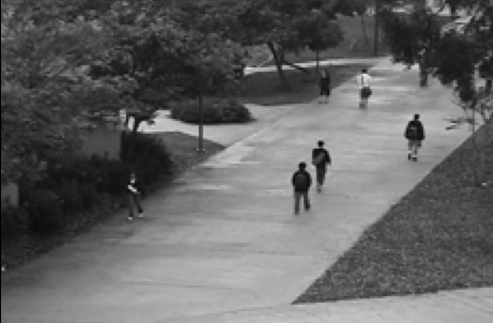
#> input picture instructor/quizzes/week 10/peds/ped1.png, 493 x 323 px; its folder holds only this picture in this run
$ jupyter execute pca_math.ipynb
#> lines starting #> are read from the running program, lines starting #| are printed output that depends on the picture; long printed decimals are rounded
## The Linalg Library of Numpy

The Numpy library ships with [np.linalg](https://numpy.org/doc/stable/reference/routines.linalg.html) package which lets us compute many properties of matrices.

For example, we can compute the determinant of a square matrix by using [np.linalg.det()](https://numpy.org/doc/stable/reference/generated/numpy.linalg.det.html).

[cell 1]
import numpy as np

[cell 2]
A = np.array([[2, 0, 1],
              [1, 3, 4],
              [0, 2, 1]])


# This computes the determinant
print(np.linalg.det(A))

We can compute the inverse of a matrix by using [np.linalg.inv()](https://numpy.org/doc/stable/reference/generated/numpy.linalg.inv.html).

[cell 3]
# This computes the inverse
print(np.linalg.inv(A))

We can compute the eigenvalues and eigenvectors of a matrix using [np.linalg.eig()](https://numpy.org/doc/stable/reference/generated/numpy.linalg.eig.html).

[cell 4]
# This computes the eigenvalues and eigenvectors
eigenvalues, eigenvectors = np.linalg.eig(A)
print("The eigenvalues are\n", eigenvalues)
print("The eigenvectors are\n", eigenvectors)

We can conduct Singular Value Decomposition (SVD) using NumPy's  [np.linalg.svd()](https://numpy.org/doc/stable/reference/generated/numpy.linalg.svd.html).

[cell 5]
# This conduct svd decomposition
U, S, Vt = np.linalg.svd(A)
print("\nLeft Singular Vectors U:", U)

print("\nSingular Values S:", S)

print("\nRight Singular Vectors Vt:", Vt)

## Singular Value Decomposition
The Singular-Value Decomposition, or SVD for short, will decompose a real or complex $N × D$ matrix $\mathbf{X}$ of rank $r$ as follows:

$$\mathbf{X}= \mathbf {US V^{T}}$$

In many applications  $N \ge D$, but SVD can be used for any matrix $\mathbf{X}$. For example, in computer vision and image processing tasks we sometimes have $D \ge N$.

The matrix $\mathbf{S}$ contains the nonnegative <b>singular values</b> of $\mathbf{X}$, with diagonal entries ${\sigma _{i}}$ else $0$, the entries are ordered by importance in descending order with respect to $i$, i.e:

$$\sigma _{1}>\sigma _{2},..>\sigma _{r}$$

The matrix $\mathbf {U}$ is $NxD$ and  has the orthornormal columns  $\mathbf{u}_{1}, ..., \mathbf{u}_{D} $ called the <b>left singular vectors</b>.

The matrix $\mathbf {V}$ is $DxD$ and has the orthornormal columns $\mathbf{v}_{1}, ..., \mathbf{v}_{D}$ called the <b>right singular vectors</b>  (note  that $\mathbf{V}$ transpose, $\mathbf {V^{T}}$ is returned as output in numpy's `svd` function).

 SVD decomposition returns the full shape of a non-square matrix, the non colored  parts of the decomposition **N-D** terms in the matrix U are zeros, we see many of the squares are redundant.


Consider the matrix $\mathbf{X}$:

[cell 6]
X=np.array([[1.0,2],[2,1],[3,3]])

We can perform SVD on any matrix in numpy by using the function `svd` from `numpy.linalg`:

[cell 7]
U, s, VT =np.linalg.svd(X, full_matrices=False)

When $\mathbf{X}$ is a 2D array, it is factorized as $U\times np.diag(s)\times V^T$, where $U$ and $V^T$ are 2D orthogonal  matrices  and $s$ is an 1D array of $\mathbf{X}$'s singular values. When $\mathbf{X}$ is higher-dimensional (such as sparse matrices), the parameter ```full_matrices=False```, the skinny SVD is used and the zero elements are dropped. This can be summarized in the following image:

We have the <b>left singular vectors</b> of $\mathbf{X}$:

[cell 8]
U

We have the <b>singular values</b> of $\mathbf{X}$, as the output is an 1-D array we use the function ```np.diag``` to convert the output into a diagonal matrix:

[cell 9]
S=np.diag(s)
S

Finally we have the <b>right singular vectors</b> of $\mathbf{X}$, as the output is transposed they are the rows of matrix ```VT```:

[cell 10]
VT

We can reconstruct the matrix $\mathbf{X}$:

[cell 11]
X_=U@S@VT
X_=np.round(X_)
X

It may be more intuitive if you think of SVD reconstructing the matrix as a linear combination of $r$ rank-1 matrices and the associated singular values ($r$ is the rank of $\mathbf{X}$):
$$\mathbf{X}=\sum_{i=1}^{r}\sigma_i\mathbf{u}_i\mathbf{v}_i^{T}$$

[cell 12]
X_2=s[0]*U[:,0:1]@VT[0:1,:]+s[1]*U[:,1:2]@VT[1:2,:]
X_2

The same matrix is returned!

NumPy's `numpy.linalg.svd()` function computes the full SVD by default. If you're working with large matrices and only need a reduced-rank approximation, you can use other techniques like truncated SVD or randomized SVD. However, `numpy.linalg.svd()` provides the full SVD decomposition.

## Large-scale data with Randomized SVD

Randomized SVD approximates the singular value decomposition using random sampling techniques. You can use randomized algorithms like randomized SVD implementations from the `scipy.linalg` module or other libraries like scikit-learn. Here's how you can use the `scipy.linalg.svd` function with the full_matrices parameter set to False to perform randomized SVD:

[cell 13]
from scipy.linalg import svd

# Perform randomized SVD
U_rand, S_rand, Vt_rand = svd(A, full_matrices=False)

# Reconstruct the original matrix using the randomized parts
reconstructed_A_rand = np.dot(U_rand, np.dot(np.diag(S_rand), Vt_rand))

print("Original Matrix A:")
print(A)

print("\nRandomized Left Singular Vectors U:")
print(U_rand)

print("\nRandomized Singular Values S:")
print(S_rand)

print("\nRandomized Right Singular Vectors V^T:")
print(Vt_rand)

print("\nReconstructed Matrix from Randomized SVD:")
print(reconstructed_A_rand)

Ensure you have installed SciPy library to use `scipy.linalg.svd`. The randomized SVD approach provides an approximate decomposition with reduced computational cost compared to the full SVD. Adjusting the parameters and algorithm choices might be necessary based on the specific requirements and characteristics of your data.

## High dimensional data with Truncated  SVD

When dealing with high-dimensional data we often do not need to produce all the principal directions. Truncated SVD can be much more efficient.

If we just keep the most important "ingredients" of $\mathbf{X}$, we can approximate $\mathbf{X}$ by a weighted sum of $L$ rank-1 matrices where  $L<r$:

$$\mathbf{X}\approx\sum_{i=1}^{L}\sigma_i\mathbf{u}_i\mathbf{v}_i^{T}$$

Summarized in the following image:

$$\mathbf{X} \approx \mathbf{U}_{:,1:L} \mathbf{S}_{1:L,1:L} \mathbf{V}_{1:L,:}^{T}$$

[cell 14]
# Truncate to top k components
L = 2
U_truncated = U[:, :L]
S_truncated = S[:L]
Vt_truncated = VT[:L, :]

We can use the singular values to determine the reconstruction error, similar to the **cumulative explained variance**, we will go into the exact relationship later. The term is given by:

$$C(L)=\dfrac{\sum_{i=1}^{L}\sigma_i}{\sum_{i=1}^{r}\sigma_i}$$

[cell 15]
print(f"With {L} singular value and its corresponding singular vectors, {s[0:L]/s.sum()} variance of X is explained")

### Truncated SVD in Sklearn

Truncated SVD  performs **linear  PCA**, a method of dimensionality reduction. Contrary to PCA, this estimator does not center the data before computing the singular value decomposition. This means it can work with sparse matrices efficiently. We will explore the relationship between PCA and SVD later on.

Some important parameters in `sklearn.decomposition.TruncatedSVD` that are worth noting:

- `n_components`: int, default=2; Desired dimensionality of output data. If algorithm=’arpack’, must be strictly less than the number of features. If algorithm=’randomized’, must be less than or equal to the number of features. The default value is useful for visualisation.

- `algorithm`: {‘arpack’, ‘randomized’}, default=’randomized’; SVD solver to use. Either “arpack” for the ARPACK wrapper in SciPy (scipy.sparse.linalg.svds), or “randomized” for the randomized algorithm due to [Halko (2009)](https://arxiv.org/abs/0909.4061?utm_medium=Exinfluencer&utm_source=Exinfluencer&utm_content=000026UJ&utm_term=10006555&utm_id=NA-SkillsNetwork-Channel-SkillsNetworkCoursesIBMML0187ENSkillsNetwork821-2023-01-01).

- `n_iter`: int, default=5; Number of iterations for randomized SVD solver. Not used by ARPACK. The default is larger than the default in [randomized_svd](https://scikit-learn.org/stable/modules/generated/sklearn.utils.extmath.randomized_svd.html?utm_medium=Exinfluencer&utm_source=Exinfluencer&utm_content=000026UJ&utm_term=10006555&utm_id=NA-SkillsNetwork-Channel-SkillsNetworkCoursesIBMML0187ENSkillsNetwork821-2023-01-01#sklearn.utils.extmath.randomized_svd) to handle sparse matrices that may have large slowly decaying spectrum.

_Read more in the scikit-learn documentation of [TruncatedSVD](https://scikit-learn.org/stable/modules/generated/sklearn.decomposition.TruncatedSVD.html?utm_medium=Exinfluencer&utm_source=Exinfluencer&utm_content=000026UJ&utm_term=10006555&utm_id=NA-SkillsNetwork-Channel-SkillsNetworkCoursesIBMML0187ENSkillsNetwork821-2023-01-01)._

First we create a ```TruncatedSVD``` object setting ```n_components=1``` this is analogous to ```L=1``` :

[cell 16]
# import truncatedSVD
from sklearn.decomposition import TruncatedSVD

svd_ = TruncatedSVD(n_components=1, random_state=42)

# fit_transform behaves like the projections onto the principle components
Z = svd_.fit_transform(X)
print(Z)

# inverse_transform behaves like the reconstruction from the principle components
X_reconstructed = svd_.inverse_transform(Z)
X_reconstructed

## Low-rank approximation using SVD

Matrix factorization methods have many applications in machine learning. SVD enables us to produce a low-rank approximation of a matrix.

[cell 17]
from sklearn.datasets import load_sample_images
import matplotlib.pyplot as plt
dataset = load_sample_images()
#> dataset = 3 items
first_img_data = dataset.images[1]
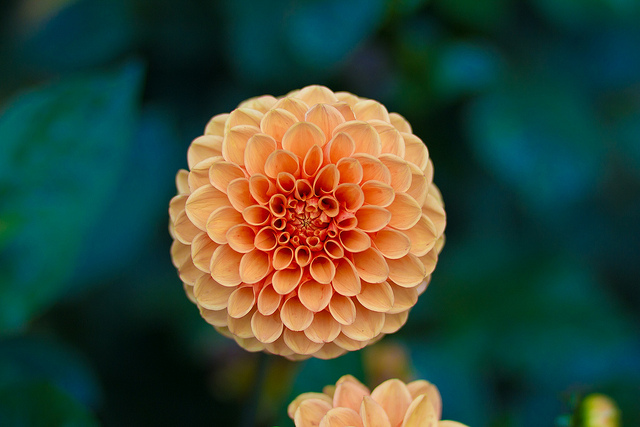
#> first_img_data: shape (427, 640, 3); mean R, G, B 55.1, 73.6, 57
x = first_img_data[:,:,1]
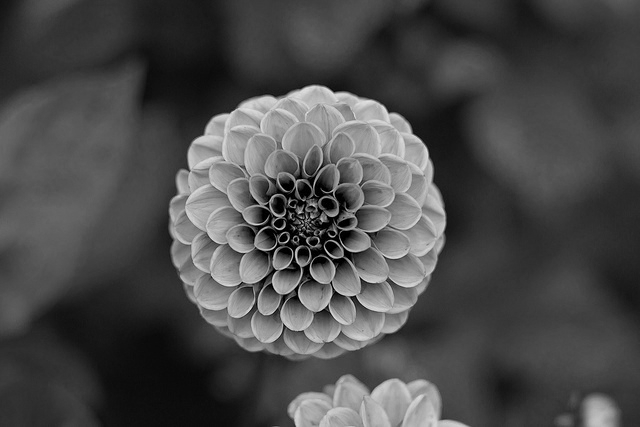
#> x: shape (427, 640); min 0, max 229, mean 73.6
print(x.shape)
#| (427, 640)
plt.imshow(x)
plt.show()

[cell 18]
u,s,vt = np.linalg.svd(x, full_matrices=False)
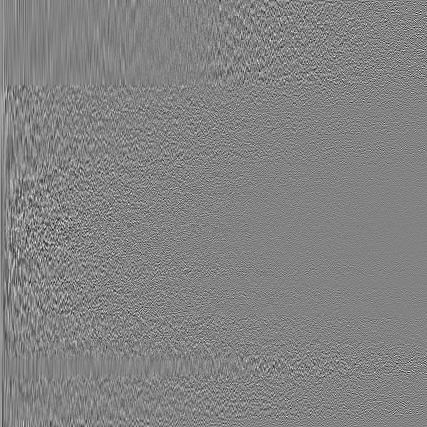
#> u: shape (427, 427) float64; min -0.295, max 0.28, mean 0.000107; drawn with min black and max white
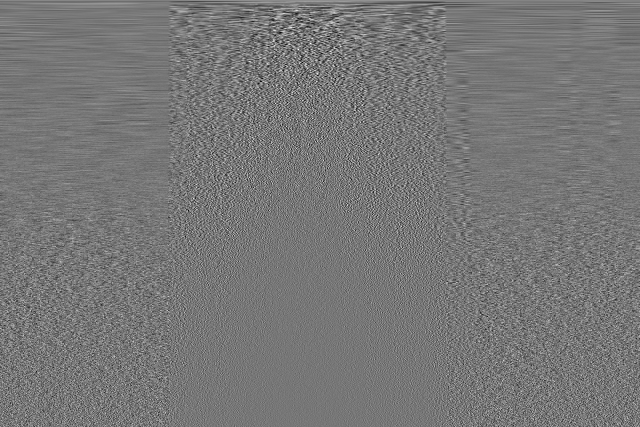
#> vt: shape (427, 640) float64; min -0.255, max 0.291, mean 0.000125; drawn with min black and max white
#> s = 427 values, max 41406.5 at index 0, min 3.95 at index 426, mean 393.5
#if the shape was x*y now we need to store x*rank + rank*y
rank = 20
uh, sh, vth = u[:,:rank], s[:rank], vt[:rank, :]      #slice the singular values for low dimentional storage
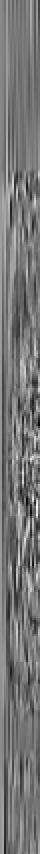
#> uh: shape (427, 20) float64 (shown 2 times larger); min -0.186, max 0.218, mean 0.00249; drawn with min black and max white
#> sh = 20 values, max 41406.5 at index 0, min 1371.1 at index 19, mean 5030.5
xh = uh @ np.diag(sh) @vth
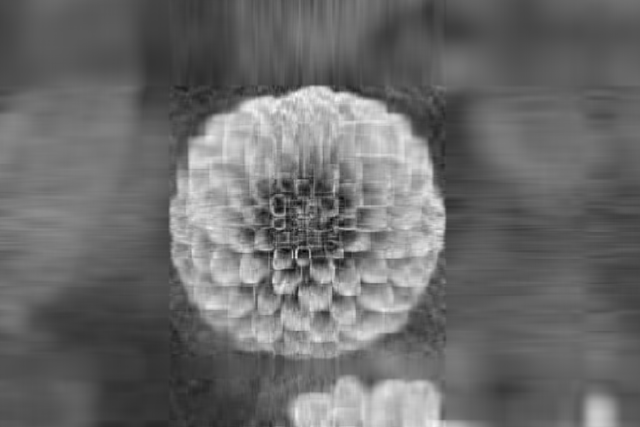
#> xh: shape (427, 640) float64; min -47.12, max 240.3, mean 73.6; drawn with min black and max white
#plt.imshow(vth)
#plt.imshow(uh @ np.diag(sh))
plt.imshow(xh)
plt.show()
print(f'compression: from {np.prod(x.shape)} to {rank*np.sum(x.shape)} \ncompression factor: {rank*np.sum(x.shape)/np.prod(x.shape)}')
#| compression: from 273280 to 21340
#| compression factor: 0.07809
x.shape
#> Out = (427, 640)

### Background Model using  Trucated SVD

In this section you will use SVD for developing a Background Model.

Background subtraction is a widely used approach to detect moving objects in a sequence of frames from static cameras. The base in this approach is detecting moving objects from the differences between the current frame and reference frame, which is often called 'Background Image' or 'Background Model'.

The function ```get_data_Matrix```  will create a Design  matrix ```X``` where each row corresponds to a flattened image of a sidewalk with pedestrians recorded by a camera.

```Length``` and ```Width``` are the rectangular dimensions of the image. We will use SVD to remove the pedestrians:

### Defining Helper functions

[cell 19]
def get_data_Matrix (mypath="peds"):
#> called with mypath = 'peds'
    cwd = getcwd()

    mypath=join(cwd,mypath)
    files = [ join(mypath,f) for f in listdir(mypath) if isfile(join(mypath, f)) and f.startswith("ped")]

    # Sort files by numeric order (ped1, ped2, etc.)
    import re
    def extract_number(filename):
        match = re.search(r'ped(\d+)', filename)
        return int(match.group(1)) if match else 0
    files = sorted(files, key=extract_number)

    print(f"Number of files found: {len(files)}")

    if len(files) == 0:
        raise FileNotFoundError(f"No valid image files found in {mypath}")

    # Read image and convert to grayscale
    img = Image.open(files[0]).convert('L')
    I=np.array(img)
    # Output Images

    Length,Width=I.shape
#> Length = 323; Width = 493

    X=np.zeros((len(files),Length*Width))
    for i,file in enumerate(files):
        img = Image.open(file).convert('L')
        I=np.array(img)
        X[i,:]=I.reshape(1,-1)
    return X,Length,Width

[cell 20]
from os import listdir,getcwd
from os.path import isfile, join
from PIL import Image
from random import randint


X,Length,Width=get_data_Matrix(mypath="peds")
#> Length = 323; Width = 493

[cell 21]
X.shape, Length, Width
#> Out = ((1, 159239), 323, 493)

[cell 22]
## plotting the random images from the matrix
for i in range(5):
    frame=randint(0, X.shape[0]-1)
    plt.imshow(X[randint(0, X.shape[0]-1),:].reshape(Length,Width),cmap="gray")
    plt.title("frame: "+str(frame))
    plt.show()
#> this loop made 5 passes
#> pass 1, `plt.show()`:
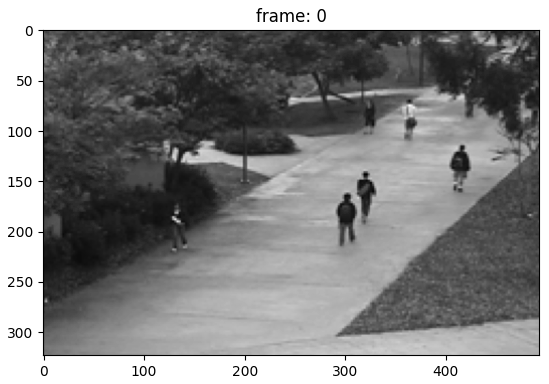
#> figure drawn by matplotlib, 1 panel

We perform SVD on the images:

[cell 23]
U, s, VT =np.linalg.svd(X, full_matrices=False)
#> U = [-1]; s = [44883.2]
S=np.diag(s)
#> S = [44883.2]

We can reconstruct the image using Truncated SVD with ```L=1``` and assign the result to to ```Xhat```:

[cell 24]
L=1
Xhat=U[:,:L]@S[0:L,0:L]@VT[:L,:]

If we plot the first image, we will see the pedestrians are gone:

[cell 25]
plt.imshow(Xhat[0,:].reshape(Length,Width),cmap="gray")
plt.title('Truncated SVD L=1')
plt.show()

Reshape the 5 random rows of ```Xhat``` and plot them as images.

[cell 26]
for i in range(5):
    frame=randint(0, X.shape[0]-1)
    plt.imshow(Xhat[randint(0, X.shape[0]-1),:].reshape(Length,Width),cmap="gray")
    plt.title("frame: "+str(frame))
    plt.show()

Plot the Cumulative explained variance against the number of singular values $L$.

[cell 27]
plt.plot(np.cumsum(s)/s.sum())
plt.xlabel('L')
plt.title('Cumulative explained  singular value')
plt.show()
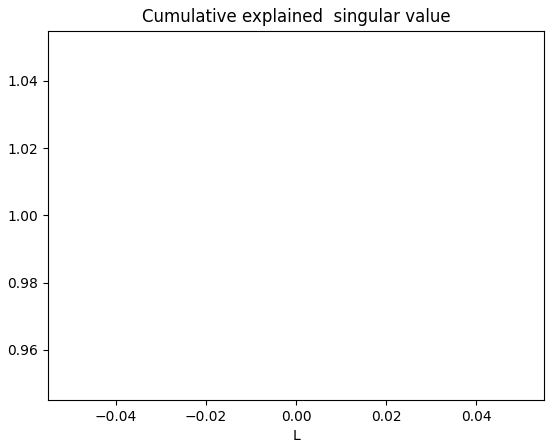
#> figure drawn by matplotlib, 1 panel

[cell 28]
# Perform Truncated SVD with ```L=10``` and plot 5 random rows of Xhat.
L=10
Xhat=U[:,:L]@S[0:L,0:L]@VT[:L,:]
for i in range(5):
    frame=randint(0, X.shape[0]-1)
    plt.imshow(Xhat[randint(0, X.shape[0]-1),:].reshape(Length,Width),cmap="gray")
    plt.title("frame: "+str(frame))
    plt.show()

##  Principal Component Analysis (PCA) with  eigen decomposition `np.linalg.eigh`
Consider having $N$ samples with $D$ features in $X \in \!R^{N \times D}$, with $D < N$.
In PCA we try to find an orthonormal transformation of data to a new coordinate. Using orthonormal $W \in \!R^{D \times D'}$ for the purpose we want
the projection to the first coordinate, have the highest variance, the second coordinate have the second highest and so on ...
Writing $X W$ for the coordinate transform, each column of $W$ denoted by $w$ maps $X$ to one of these coordinates; so the first coordinate is $X w_1 = z_1 \in \!R^{n}$.
Maximizing the variance of projections in $z_1$ we get:
$$
\max_{w_1, ||w_1||_2=1} \frac{1}{N} z_1^\top z_1 = \max_{w_1, ||w_1||_2=1} \frac{1}{N} w_1^\top X^\top X w_1
$$
The constraint on the norm of $w_1$ comes from orthonormality of $W$ and in maximizing variance this way we have assumed each feature in $X$ has a zero mean.
In the above equation $\Sigma = \frac{1}{N} X^\top X$ is called *covariance matrix* (recall from the multivariate Gaussian lecture).
Covariance matrix is *positive semi-definite and symmetric*. Such matrices can be decomposed as
$\Sigma = Q \Lambda Q^\top$ where $Q$ is orthonormal, containing eigenvectors, and $\Lambda$ has eigenvalues $\lambda_1,\ldots,\lambda_d$ on its diagonal. The maximization above becomes
$$
\max_{||w_1||_2=1} w_1^\top Q \Lambda Q^\top w_1 = \lambda_1
$$
where the maximizing $w_1$ is the first eigenvector $Q_{:,1}$. Similarly the second principal direction is the second eigenvector of the covariance matrix $C$, and so on ...
So eigenvectors give us the new coordinates, and since they are unit length we can project to them using product $X Q$.

Dimensionality reduction amounts to using the first $D' < D$ component in the new coordinates $X Q_{:,:D'}$, instead of $X$.
If we want to see what the compressed data looks like in the original coordinates we can use $Q^\top$ to move back to the original coordinate. In other words $||X - X Q_{:,:c} Q_{:,:c}^\top||_F$ gives us our compression error.

Let's create simple 2D data and extract and perform PCA

[cell 29]
N = 20
x0 = np.random.randn(N) #first row of x
x1 = 1.5*x0 + np.random.randn(N) #second row of x
x = np.column_stack((x0,x1)) #note that x already has mean 0
c = x.T @ x / N            # gives us the covariance matrix
lam, q = np.linalg.eigh(c) # lam(bda) is vector of eigenvalues in ascending order, columns of q are eigenvectors

Now lets plot the projections into the first and second principal direction. For this we project using $X Q_{:,1} Q_{:,1}^\top$ to get the coordinates in the original coordinate system.

[cell 30]
fig, axes = plt.subplots(ncols=2, nrows=1, constrained_layout=True, figsize=(6, 3))
for d in range(2):
    xqqt = x @ q[:,[d]] @ q[:,[d]].T        #projected points in the original coordinate system
    axes[d].plot(x0, x1, '.', alpha=.5)     #plot the data in 2D
    for i in range(N):
        #get the line to the projected points in the corressponding direction
        axes[d].plot([x[i,0], xqqt[i,0]],  [x[i,1],xqqt[i,1]], '-b', alpha=.2)
        axes[d].set_aspect('equal', 'datalim')
        axes[d].set_title(f' principal direction number {2-d}')
        axes[d].set_xlabel(r'$x_0$')
        axes[d].set_ylabel(r'$x_1$')
#plt.axes().set_aspect('equal', 'datalim')
plt.show()
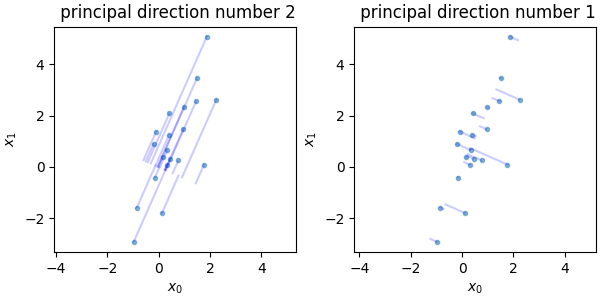
#> figure drawn by matplotlib, 2 panels

##  Principal Component Analysis (PCA) with SVD `np.linalg.svd`

Another way to do PCA is using direct SVD decomposition of $X$
$$
X = \underbrace{U}_{n\times d} \underbrace{S}_{d\times d} \underbrace{V^\top}_{d \times d}
$$
To see the connection to derivation using the covariance matrix, note:
$$
\Sigma = \frac{1}{N}X^\top X = \frac{1}{N} V S U^\top U S V^\top = \frac{1}{N}  V S^2 V^\top =  Q \Lambda Q^\top
$$
Since the decomposition of $\Sigma$ in the form above is unique, the last equality means $V = Q$, and right singular vectors (columns of $V$) are the *principal directions*.
How about principal component coefficients? previously we got them using $X Q$ (or using a subset of columns of $Q$). However, this means
$$
X Q = U S V^\top V = U S
$$
To project back to original coordinates, similar to the previous derivation we multiply by $Q^\top = V^\top$ to get $U S V^\top = X$.

Therefore, if we zero some of the eigenvalues in $S$ we get the projections.

since $S$ is diagonal matrix, in `numpy.linalg.svd` it is returned in the form a vector.
Lets do the same experiement with SVD

[cell 31]
u,s,vt = np.linalg.svd(x, full_matrices=False)    #numpy SVD function u is left singular vectors, v is right singular vectors and s is diagonal with eigenvalues
plt.plot(x[:,0], x[:,1], '.')
s[1] = 0                                          #set the second eigenvalue 0
xh = u @ np.diag(s) @ vt                          #to get the first projection in original coordinate system
for i in range(N):
    plt.plot([x[i,0], xh[i,0]], [x[i,1],xh[i,1]], '-b', alpha=.2)
plt.axis('equal')
plt.title('first principal direction using SVD')
plt.xlabel(r'$x_0$')
plt.ylabel(r'$x_1$')
plt.show()
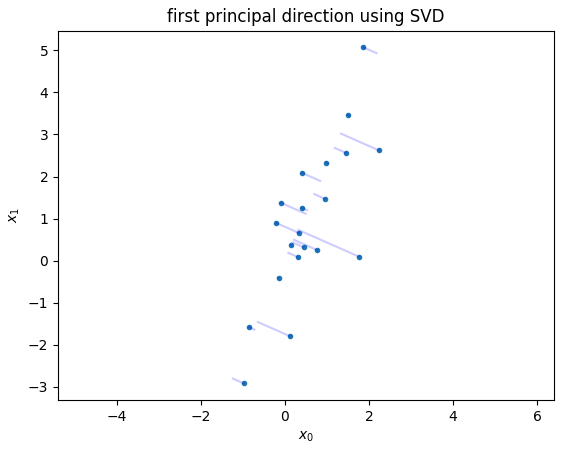
#> figure drawn by matplotlib, 1 panel

$ run again, on instructor/quizzes/week 10/peds/ped5.png
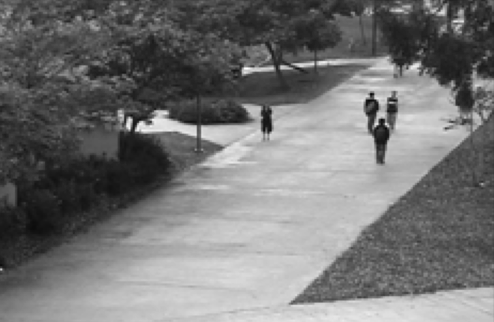
#> input picture instructor/quizzes/week 10/peds/ped5.png, 494 x 322 px
#> dataset = 3 items
#| (427, 640)
#> `u,s,vt = np.linalg.svd(x, full_matrices=False)`: s = 427 values, max 41406.5 at index 0, min 3.95 at index 426, mean 393.5
#> sh = 20 values, max 41406.5 at index 0, min 1371.1 at index 19, mean 5030.5
#| compression: from 273280 to 21340
#| compression factor: 0.07809
#> the loop `for i in range(5):` made 5 passes
#> pass 1, `plt.show()`:
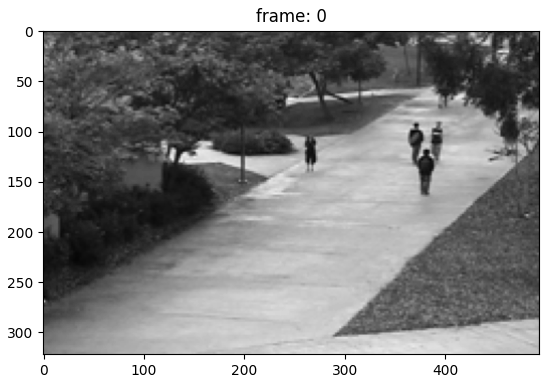
#> figure drawn by matplotlib, 1 panel
